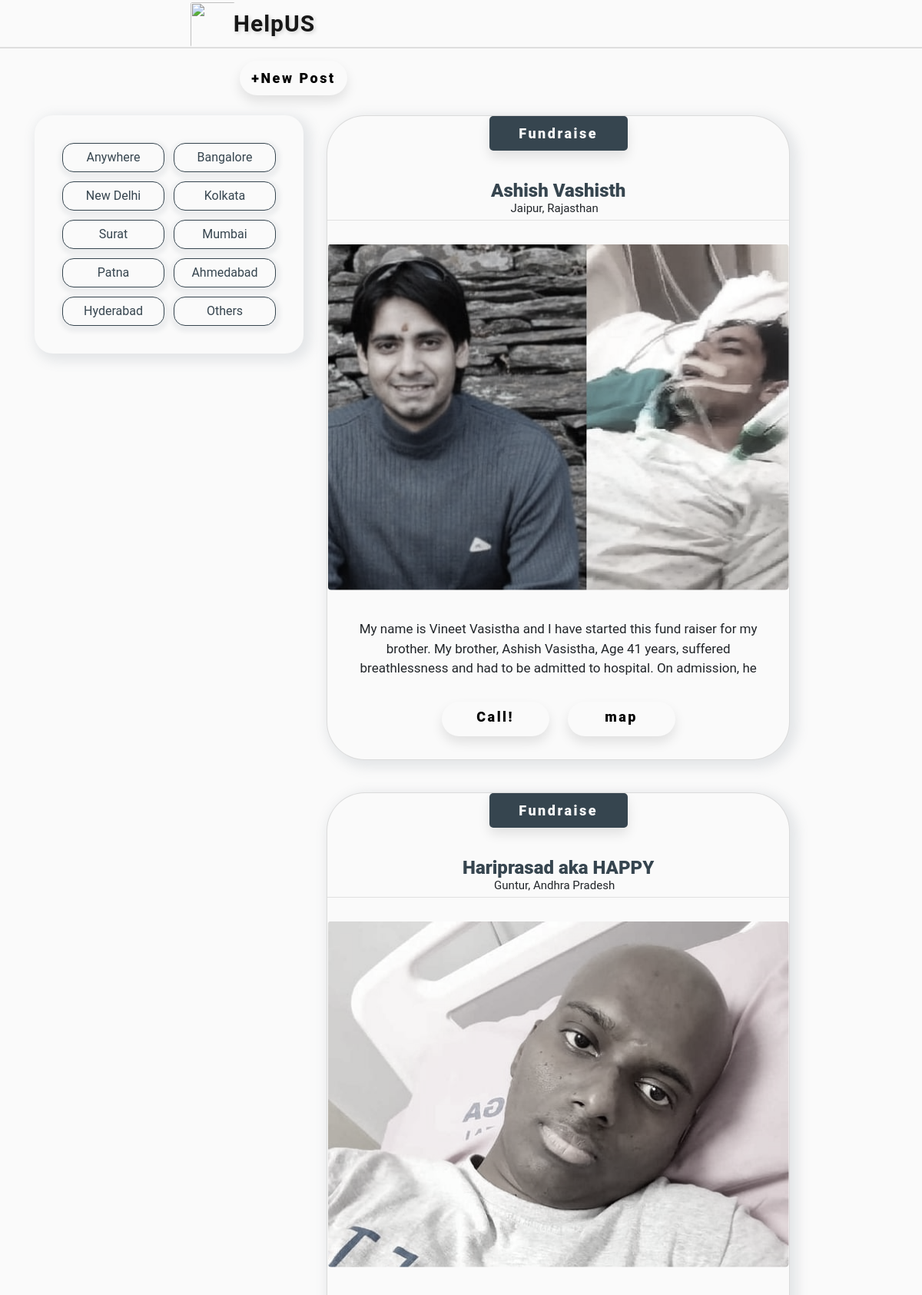
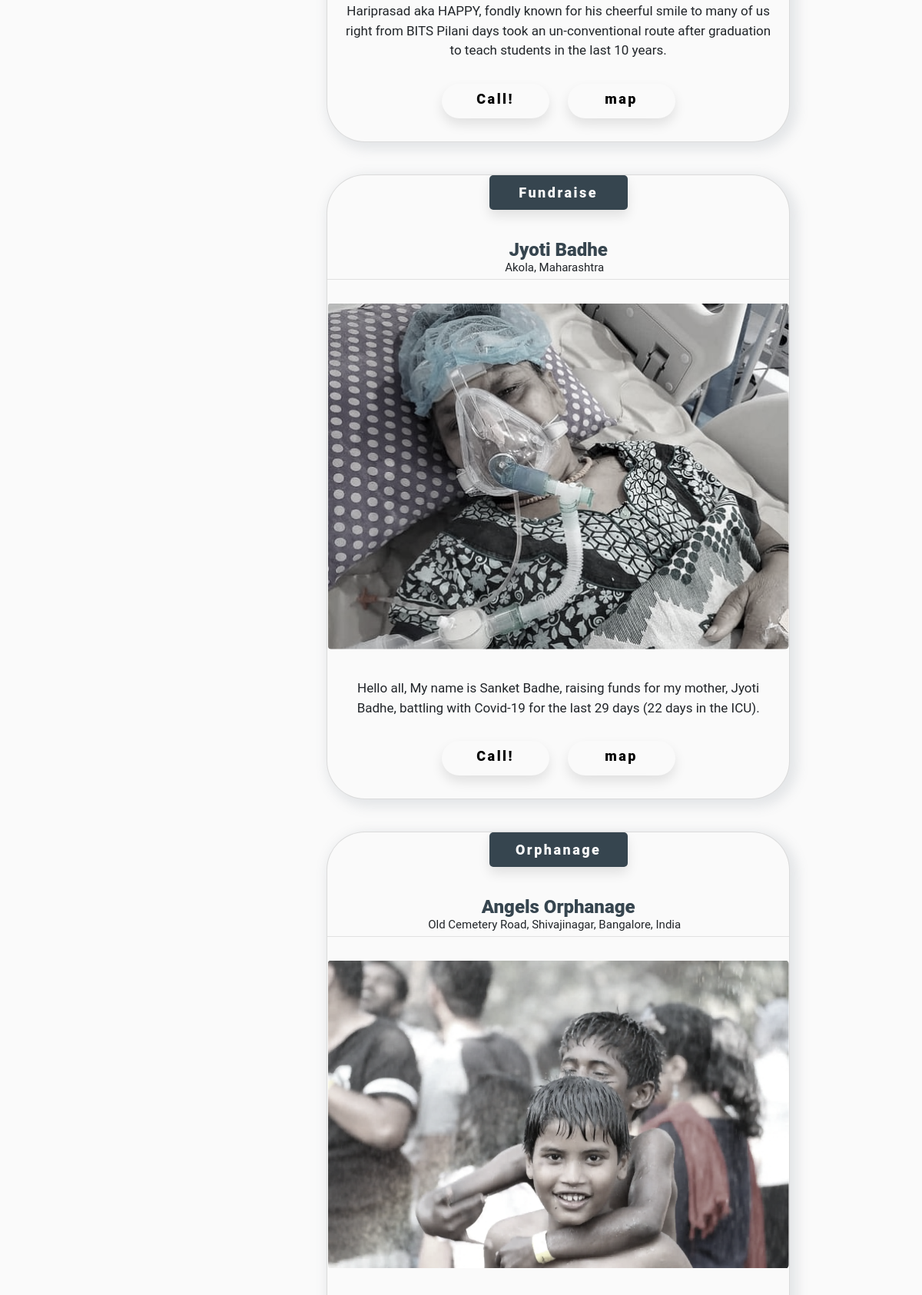
/home/ (upper part), run on the app's committed database (2 pictures, top to bottom).
### helpapp/models.py (models this page shows, shortened)
class Location(models.Model):
    title=models.CharField(max_length=100)
    desc=models.TextField()
    def __str__(self):
        return self.title

class Image(models.Model):
    image=models.ImageField(upload_to='images')
    name=models.CharField(max_length=200)
    address=models.TextField()
    Desc=models.CharField(max_length=200,null=True)
    mob=models.CharField(max_length=200,null=True)
    need=models.CharField(max_length=200,null=True)
    map=models.URLField(max_length=200,null=True)
    added_date=models.DateTimeField(auto_now_add=True)
    loc=models.ForeignKey(Location, on_delete=models.CASCADE)

### HelpUs/views.py (the view)
# urls.py: path('home/',show_home_page),
def show_home_page(request):
    if request.method=="POST":
        form = UploadForm(request.POST,request.FILES)
        if form.is_valid():
            form.save()
    form=UploadForm()
    img=Upload.objects.all()
    loc=Location.objects.all()
    images=Image.objects.all()
    data={
        'images':images,
        'loc':loc
    }
    return render(request,'home.html',{
        'images':images,
        'loc':loc,
        'form':form
    })

### templates/home.html (shortened to what this page needs)
<!doctype html>
<html lang="en">
  <head>
    <link rel="stylesheet" href="https://stackpath.bootstrapcdn.com/bootstrap/4.1.3/css/bootstrap.min.css">
    <link rel="stylesheet" href="https://maxcdn.bootstrapcdn.com/bootstrap/4.0.0/css/bootstrap.min.css">
  </head>
  <body>
    {% include 'navbar.html' %}
    <hr class="hrm">
<a  class="top-link hide ko" href="" id="js-top">
  <button class="btn">+New Post</button>
</a>
<div class="container">
  <div class="row">
        <div class="col-md-4">
            <div class="list-group ll  mt-3">
            <div class="op">
                <a href="/home/" class="oo">
                  Anywhere
                </a>
                {%for l in loc%}
                <a href="/Location/{{l.pk}}" class="oo">{{l.title}}</a>
                {%endfor%}
            </div>
            </div>
        </div>
        <div class="col-md-8">
        <div class="row mt-3">
            <div class="col-md-10">
                <div class="mp">
                    {% for i  in images%}
                    <div class="card">
                    <div grp>
                    <button class="ku" class="card-text kj">{{i.need}}</button>
                    <h5 class="card-title kl">{{i.name}}</h5>
                     <p class="card-text kj">{{i.address}}</p>
                     <hr class="hjk">
                     </div>
                    <figure>  <img class="imgo" src="/media/{{i.image}}" class="card-img-top" alt="..."></figure>
                     <p class="card-text oy">{{i.Desc}}</p>
                        <div class="card-body">
    <a class="btn pp btn"  href="tel:{{i.mob}}">
    Call!</a>
     <a class="btn btn" href="{{i.map}}">map</button></a>
                </div>
                </div>
                    {%endfor%}
</div>
</div>
</div>
    {% load crispy_forms_tags %}
    </div>
</div>
</div>
</body>
</html>

### templates/navbar.html (shortened to what this page needs)
<nav class="navbar navbar-light bg-light">
  <div class="container-fluid">
    <a class="navbar-brand logo" href="#">
      <img class="mi"  src="https://t3.ftcdn.net/jpg/02/25/04/40/360_F_225044038_mRRjftAXNNGeR3jK0IZnfmqTsiMEwrxZ.jpg" alt="" width="60" height="60" class="d-inline-block align-text-top">
      HelpUS
    </a>
  </div>
</nav>

### templates/navbar.html (style rules this page uses)
.logo { margin-left: 19%; text-shadow: 2px 2px 5px #d2d2d2; font-weight: 600 !important; font-size:30px !important; letter-spacing:1px; font-family: 'Roboto',sans-serif; }
.navbar { background-color:#fafafa !important; padding-top: 0 !important; padding-bottom: 0 !important; max-height:45px !important; }
.mi { margin-top:-3px; margin-right:-12px; }

### data on the page
Location: title "Bangalore"
Location: title "New Delhi"
Location: title "Kolkata"
Location: title "Surat"
Location: title "Mumbai"
Location: title "Patna"
Location: title "Ahmedabad"
Location: title "Hyderabad"
Location: title "Others"
Image: need "Fundraise", name "Ashish Vashisth", address "Jaipur, Rajasthan", image (picture), Desc "My name is Vineet Vasistha and I have started this fund raiser for my brother. My brother, Ashish Vasistha, Age 41 years, suffered breathlessness and had to be admitted to hospital. On admission, he"
Image: need "Fundraise", name "Hariprasad aka HAPPY", address "Guntur, Andhra Pradesh", image (picture), Desc "Hariprasad aka HAPPY, fondly known for his cheerful smile to many of us right from BITS Pilani days took an un-conventional route after graduation to teach students in the last 10 years."
Image: need "Fundraise", name "Jyoti Badhe", address "Akola, Maharashtra", image (picture), Desc "Hello all, My name is Sanket Badhe, raising funds for my mother, Jyoti Badhe, battling with Covid-19 for the last 29 days (22 days in the ICU)."
Image: need "Orphanage", name "Angels Orphanage", address "Old Cemetery Road, Shivajinagar, Bangalore, India", image (picture)
